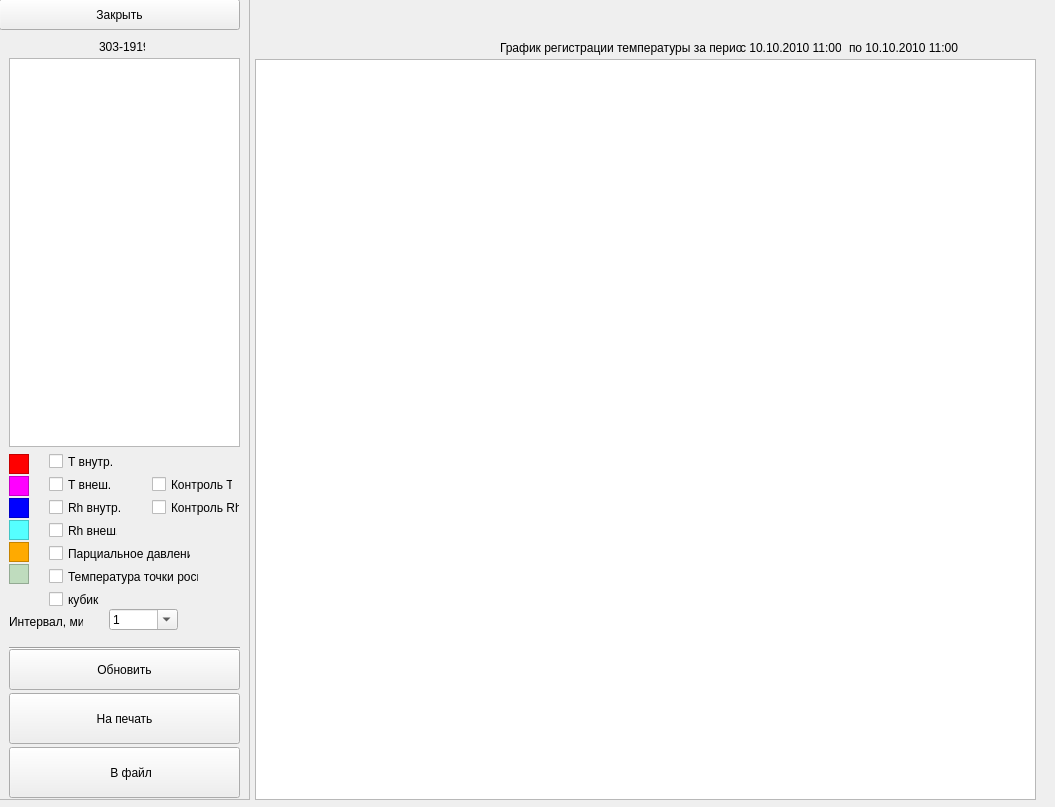
<?xml version="1.0" encoding="UTF-8"?>
<ui version="4.0">
 <class>grapthics</class>
 <widget class="QWidget" name="grapthics">
  <property name="geometry">
   <rect>
    <x>0</x>
    <y>0</y>
    <width>1055</width>
    <height>807</height>
   </rect>
  </property>
  <property name="sizePolicy">
   <sizepolicy hsizetype="Fixed" vsizetype="Fixed">
    <horstretch>0</horstretch>
    <verstretch>0</verstretch>
   </sizepolicy>
  </property>
  <property name="minimumSize">
   <size>
    <width>1055</width>
    <height>807</height>
   </size>
  </property>
  <property name="maximumSize">
   <size>
    <width>1055</width>
    <height>807</height>
   </size>
  </property>
  <property name="windowTitle">
   <string>Графическое отображение данных</string>
  </property>
  <property name="windowIcon">
   <iconset resource="icons.qrc">
    <normaloff>:/resources/free-icon-first-aid-kit-2992082.png</normaloff>:/resources/free-icon-first-aid-kit-2992082.png</iconset>
  </property>
  <widget class="QCustomPlot" name="graphicsView">
   <property name="geometry">
    <rect>
     <x>255</x>
     <y>59</y>
     <width>781</width>
     <height>741</height>
    </rect>
   </property>
  </widget>
  <widget class="QFrame" name="frame">
   <property name="geometry">
    <rect>
     <x>-1</x>
     <y>-1</y>
     <width>251</width>
     <height>801</height>
    </rect>
   </property>
   <property name="styleSheet">
    <string notr="true"/>
   </property>
   <property name="frameShape">
    <enum>QFrame::StyledPanel</enum>
   </property>
   <property name="frameShadow">
    <enum>QFrame::Raised</enum>
   </property>
   <widget class="QPushButton" name="closeGraph">
    <property name="geometry">
     <rect>
      <x>0</x>
      <y>0</y>
      <width>241</width>
      <height>31</height>
     </rect>
    </property>
    <property name="text">
     <string>Закрыть</string>
    </property>
    <property name="icon">
     <iconset resource="icons.qrc">
      <normaloff>:/resources/close (1).png</normaloff>:/resources/close (1).png</iconset>
    </property>
   </widget>
   <widget class="QColumnView" name="columnView">
    <property name="geometry">
     <rect>
      <x>10</x>
      <y>59</y>
      <width>231</width>
      <height>389</height>
     </rect>
    </property>
   </widget>
   <widget class="QCheckBox" name="inTemp">
    <property name="geometry">
     <rect>
      <x>50</x>
      <y>454</y>
      <width>66</width>
      <height>17</height>
     </rect>
    </property>
    <property name="text">
     <string>Т внутр.</string>
    </property>
   </widget>
   <widget class="QCheckBox" name="outTemp">
    <property name="geometry">
     <rect>
      <x>50</x>
      <y>477</y>
      <width>62</width>
      <height>17</height>
     </rect>
    </property>
    <property name="text">
     <string>Т внеш.</string>
    </property>
   </widget>
   <widget class="QCheckBox" name="iHumid">
    <property name="geometry">
     <rect>
      <x>50</x>
      <y>500</y>
      <width>73</width>
      <height>17</height>
     </rect>
    </property>
    <property name="text">
     <string>Rh внутр.</string>
    </property>
   </widget>
   <widget class="QCheckBox" name="outHumid">
    <property name="geometry">
     <rect>
      <x>50</x>
      <y>523</y>
      <width>69</width>
      <height>17</height>
     </rect>
    </property>
    <property name="text">
     <string>Rh внеш.</string>
    </property>
   </widget>
   <widget class="QCheckBox" name="partialPressure">
    <property name="geometry">
     <rect>
      <x>50</x>
      <y>546</y>
      <width>142</width>
      <height>17</height>
     </rect>
    </property>
    <property name="text">
     <string>Парциальное давление</string>
    </property>
   </widget>
   <widget class="QCheckBox" name="dewPoint">
    <property name="geometry">
     <rect>
      <x>50</x>
      <y>569</y>
      <width>150</width>
      <height>17</height>
     </rect>
    </property>
    <property name="text">
     <string>Температура точки росы</string>
    </property>
   </widget>
   <widget class="QCheckBox" name="square">
    <property name="geometry">
     <rect>
      <x>50</x>
      <y>592</y>
      <width>53</width>
      <height>17</height>
     </rect>
    </property>
    <property name="text">
     <string>кубик</string>
    </property>
   </widget>
   <widget class="QCheckBox" name="controlTemp">
    <property name="geometry">
     <rect>
      <x>153</x>
      <y>477</y>
      <width>81</width>
      <height>17</height>
     </rect>
    </property>
    <property name="text">
     <string>Контроль Т</string>
    </property>
   </widget>
   <widget class="QCheckBox" name="controlHumid">
    <property name="geometry">
     <rect>
      <x>153</x>
      <y>500</y>
      <width>88</width>
      <height>17</height>
     </rect>
    </property>
    <property name="text">
     <string>Контроль Rh</string>
    </property>
   </widget>
   <widget class="QLabel" name="snDevice">
    <property name="geometry">
     <rect>
      <x>100</x>
      <y>40</y>
      <width>46</width>
      <height>16</height>
     </rect>
    </property>
    <property name="text">
     <string>303-1919</string>
    </property>
   </widget>
   <widget class="QLabel" name="label_2">
    <property name="geometry">
     <rect>
      <x>10</x>
      <y>615</y>
      <width>74</width>
      <height>16</height>
     </rect>
    </property>
    <property name="text">
     <string>Интервал, мин</string>
    </property>
   </widget>
   <widget class="Line" name="line">
    <property name="geometry">
     <rect>
      <x>10</x>
      <y>641</y>
      <width>231</width>
      <height>16</height>
     </rect>
    </property>
    <property name="orientation">
     <enum>Qt::Horizontal</enum>
    </property>
   </widget>
   <widget class="QPushButton" name="pushButton_2">
    <property name="geometry">
     <rect>
      <x>10</x>
      <y>650</y>
      <width>231</width>
      <height>41</height>
     </rect>
    </property>
    <property name="text">
     <string>Обновить</string>
    </property>
    <property name="icon">
     <iconset resource="icons.qrc">
      <normaloff>:/resources/rotation.png</normaloff>:/resources/rotation.png</iconset>
    </property>
    <property name="iconSize">
     <size>
      <width>30</width>
      <height>30</height>
     </size>
    </property>
   </widget>
   <widget class="QPushButton" name="printToPdf">
    <property name="geometry">
     <rect>
      <x>10</x>
      <y>748</y>
      <width>231</width>
      <height>51</height>
     </rect>
    </property>
    <property name="text">
     <string>    В файл</string>
    </property>
    <property name="icon">
     <iconset resource="icons.qrc">
      <normaloff>:/resources/pdf.png</normaloff>:/resources/pdf.png</iconset>
    </property>
    <property name="iconSize">
     <size>
      <width>35</width>
      <height>35</height>
     </size>
    </property>
   </widget>
   <widget class="QPushButton" name="Print">
    <property name="geometry">
     <rect>
      <x>10</x>
      <y>694</y>
      <width>231</width>
      <height>51</height>
     </rect>
    </property>
    <property name="text">
     <string>На печать</string>
    </property>
    <property name="icon">
     <iconset resource="icons.qrc">
      <normaloff>:/resources/printer.png</normaloff>:/resources/printer.png</iconset>
    </property>
    <property name="iconSize">
     <size>
      <width>40</width>
      <height>40</height>
     </size>
    </property>
   </widget>
   <widget class="QLabel" name="label_3">
    <property name="geometry">
     <rect>
      <x>10</x>
      <y>455</y>
      <width>20</width>
      <height>20</height>
     </rect>
    </property>
    <property name="autoFillBackground">
     <bool>false</bool>
    </property>
    <property name="styleSheet">
     <string notr="true">background-color:rgb(255, 0, 0);</string>
    </property>
    <property name="frameShape">
     <enum>QFrame::StyledPanel</enum>
    </property>
    <property name="frameShadow">
     <enum>QFrame::Sunken</enum>
    </property>
    <property name="text">
     <string/>
    </property>
   </widget>
   <widget class="QLabel" name="label_4">
    <property name="geometry">
     <rect>
      <x>10</x>
      <y>477</y>
      <width>20</width>
      <height>20</height>
     </rect>
    </property>
    <property name="autoFillBackground">
     <bool>false</bool>
    </property>
    <property name="styleSheet">
     <string notr="true">background-color:rgb(255, 0, 255);</string>
    </property>
    <property name="frameShape">
     <enum>QFrame::StyledPanel</enum>
    </property>
    <property name="frameShadow">
     <enum>QFrame::Sunken</enum>
    </property>
    <property name="text">
     <string/>
    </property>
   </widget>
   <widget class="QLabel" name="label_5">
    <property name="geometry">
     <rect>
      <x>10</x>
      <y>499</y>
      <width>20</width>
      <height>20</height>
     </rect>
    </property>
    <property name="autoFillBackground">
     <bool>false</bool>
    </property>
    <property name="styleSheet">
     <string notr="true">background-color:rgb(0, 0, 255)</string>
    </property>
    <property name="frameShape">
     <enum>QFrame::StyledPanel</enum>
    </property>
    <property name="frameShadow">
     <enum>QFrame::Sunken</enum>
    </property>
    <property name="text">
     <string/>
    </property>
   </widget>
   <widget class="QLabel" name="label_6">
    <property name="geometry">
     <rect>
      <x>10</x>
      <y>521</y>
      <width>20</width>
      <height>20</height>
     </rect>
    </property>
    <property name="autoFillBackground">
     <bool>false</bool>
    </property>
    <property name="styleSheet">
     <string notr="true">background-color:rgb(85, 255, 255)</string>
    </property>
    <property name="frameShape">
     <enum>QFrame::StyledPanel</enum>
    </property>
    <property name="frameShadow">
     <enum>QFrame::Sunken</enum>
    </property>
    <property name="text">
     <string/>
    </property>
   </widget>
   <widget class="QLabel" name="label_7">
    <property name="geometry">
     <rect>
      <x>10</x>
      <y>543</y>
      <width>20</width>
      <height>20</height>
     </rect>
    </property>
    <property name="autoFillBackground">
     <bool>false</bool>
    </property>
    <property name="styleSheet">
     <string notr="true">background-color:rgb(255, 170, 0)</string>
    </property>
    <property name="frameShape">
     <enum>QFrame::StyledPanel</enum>
    </property>
    <property name="frameShadow">
     <enum>QFrame::Sunken</enum>
    </property>
    <property name="text">
     <string/>
    </property>
   </widget>
   <widget class="QLabel" name="label_8">
    <property name="geometry">
     <rect>
      <x>10</x>
      <y>565</y>
      <width>20</width>
      <height>20</height>
     </rect>
    </property>
    <property name="autoFillBackground">
     <bool>false</bool>
    </property>
    <property name="styleSheet">
     <string notr="true">background-color:rgb(191, 220, 190)</string>
    </property>
    <property name="frameShape">
     <enum>QFrame::StyledPanel</enum>
    </property>
    <property name="frameShadow">
     <enum>QFrame::Sunken</enum>
    </property>
    <property name="text">
     <string/>
    </property>
   </widget>
   <widget class="QComboBox" name="comboBox">
    <property name="geometry">
     <rect>
      <x>110</x>
      <y>610</y>
      <width>69</width>
      <height>21</height>
     </rect>
    </property>
    <property name="editable">
     <bool>true</bool>
    </property>
    <property name="currentText">
     <string>1</string>
    </property>
    <property name="currentIndex">
     <number>0</number>
    </property>
    <property name="maxVisibleItems">
     <number>120</number>
    </property>
    <property name="modelColumn">
     <number>0</number>
    </property>
    <item>
     <property name="text">
      <string>1</string>
     </property>
    </item>
    <item>
     <property name="text">
      <string>2</string>
     </property>
    </item>
    <item>
     <property name="text">
      <string>3</string>
     </property>
    </item>
    <item>
     <property name="text">
      <string>4</string>
     </property>
    </item>
    <item>
     <property name="text">
      <string>5</string>
     </property>
    </item>
   </widget>
  </widget>
  <widget class="QLabel" name="discription">
   <property name="geometry">
    <rect>
     <x>500</x>
     <y>40</y>
     <width>241</width>
     <height>16</height>
    </rect>
   </property>
   <property name="text">
    <string>График регистрации температуры за период</string>
   </property>
  </widget>
  <widget class="QLabel" name="fromDateTime">
   <property name="geometry">
    <rect>
     <x>740</x>
     <y>38</y>
     <width>101</width>
     <height>20</height>
    </rect>
   </property>
   <property name="text">
    <string>с 10.10.2010 11:00 </string>
   </property>
  </widget>
  <widget class="QLabel" name="ToDateTime">
   <property name="geometry">
    <rect>
     <x>849</x>
     <y>38</y>
     <width>111</width>
     <height>20</height>
    </rect>
   </property>
   <property name="text">
    <string>по 10.10.2010 11:00 </string>
   </property>
  </widget>
 </widget>
 <customwidgets>
  <customwidget>
   <class>QCustomPlot</class>
   <extends>QGraphicsView</extends>
   <header location="global">qcustomplot.h</header>
  </customwidget>
 </customwidgets>
 <resources>
  <include location="icons.qrc"/>
 </resources>
 <connections>
  <connection>
   <sender>closeGraph</sender>
   <signal>clicked()</signal>
   <receiver>grapthics</receiver>
   <slot>close()</slot>
   <hints>
    <hint type="sourcelabel">
     <x>124</x>
     <y>14</y>
    </hint>
    <hint type="destinationlabel">
     <x>527</x>
     <y>397</y>
    </hint>
   </hints>
  </connection>
 </connections>
</ui>
